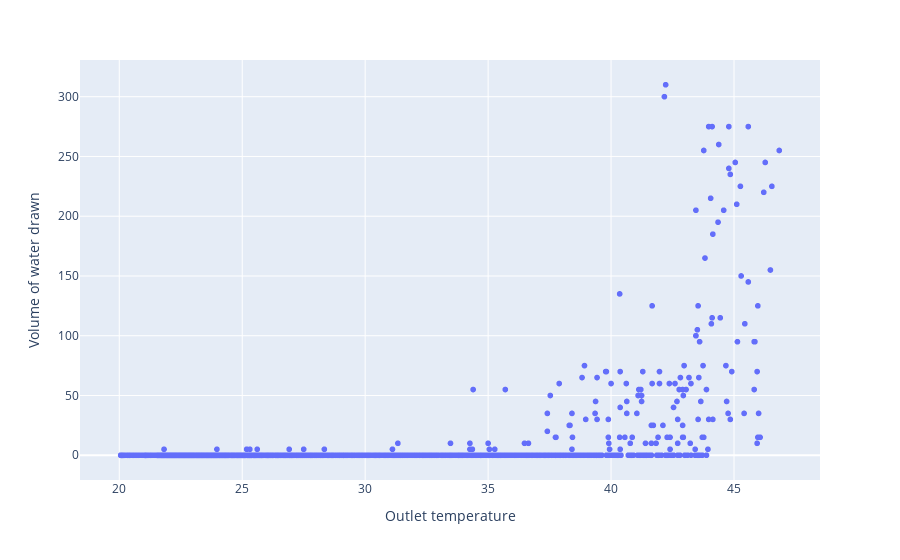

Notebook code for this chart:
### Code cell
fig = px.scatter(df_train, x='Outlet temperature',y='Volume of water drawn')
fig.show()

### Figure 1 — Plotly figure (JSON) as saved in the notebook; plotly's stock layout.template omitted (floating-point values rounded to 4 significant figures; data arrays with more than 128 entries replaced by an {"elided": "..."} marker saying what was removed)
{"data": [{"hovertemplate": "Outlet temperature=%{x}<br>Volume of water drawn=%{y}<extra></extra>", "legendgroup": "", "marker": {"color": "#636efa", "symbol": "circle"}, "mode": "markers", "name": "", "showlegend": false, "type": "scattergl", "x": {"elided": "4653 float values"}, "xaxis": "x", "y": {"elided": "4653 int values"}, "yaxis": "y"}], "layout": {"legend": {"tracegroupgap": 0}, "margin": {"t": 60}, "xaxis": {"anchor": "y", "domain": [0, 1], "title": {"text": "Outlet temperature"}}, "yaxis": {"anchor": "x", "domain": [0, 1], "title": {"text": "Volume of water drawn"}}}}
